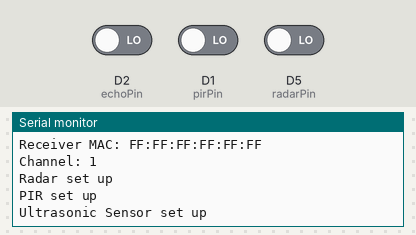
Bench run of a sketch on a simulated ESP8266 (Wemos D1 mini). Shown: the last lines printed to the serial monitor. The test bench sets the inputs (shaded band); at power-on: D1 (pirPin) LOW, D5 (radarPin) LOW, D2 (echoPin) LOW.

Above: at 6.2 s.
6.3 s: D1 (pirPin) driven HIGH
At 7.5 s:
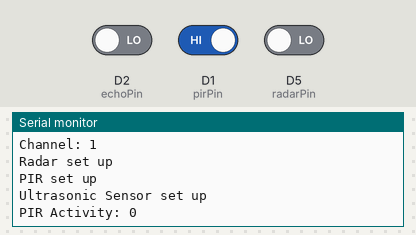
7.8 s: D5 (radarPin) driven HIGH
At 9.3 s:
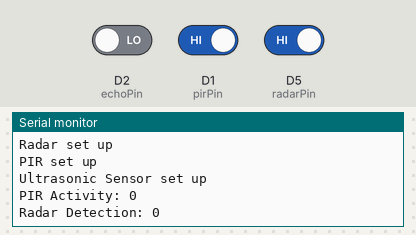

Measured:
- after the input at 6.3 s, the serial monitor: prints a new line at once (image 1)
- after the input at 7.8 s, the serial monitor: prints a new line after 0.71 s (image 2)

The sketch:

sensorSend.ino
```cpp
/*
 * Reads Radar, PIR, and distance sensors and then sends C struct messages from ESP8266 to ESP8266 using ESP-NOW
 * NOTE: Security is not set in this example
 *
 * Frank Milburn, April 2018
 * Tested with Arduino 1.8.4 and Wemos D1 mini
 *
 * Based on code from the following:
 * https://github.com/SensorsIot/ESP-Now-Tests by Andreas Spiess
 * https://github.com/HarringayMakerSpace/ESP-Now by Anthony Elder
 */
#include <ESP8266WiFi.h>
extern "C" {
#include <espnow.h>
}

// Insert the MAC Address of the receiver ESP(s) that will receive the messages
uint8_t recMAC[] = {0xFF, 0xFF, 0xFF, 0xFF, 0xFF, 0xFF};
#define WIFI_CHANNEL 1                                                         // Set channel from 1 to 14

// Set up a struct to store the text and numbers that will be sent - use packed for the smallest possible alignment for bytes
// All receiving ESP(s) must also have this structure.
#define MSG_LEN 40
struct __attribute__((packed)) MSG {
  char text[MSG_LEN];
  unsigned long value;
  unsigned int led;
};
MSG radarMsg;
MSG pirMsg;
MSG sonicMsg;
int msgSize = sizeof(radarMsg);                                                  // NOTE:  must be less than 250 bytes!

// Radar
const unsigned int radarPin = D5;
boolean            lastRadarState = 0;
unsigned long      radarCount = 0;

// PIR
const unsigned int pirPin = D1;
boolean            lastPirState = 0;
unsigned long      pirCount = 0;

// Ultrasonic
const unsigned int trigPin = D3;
const unsigned int echoPin = D2;
unsigned long      lastEchoDistance = 0;

void setup() {
  // Serial
  Serial.begin(115200);
  Serial.println("\n\nStarting ESP-NOW Sender");
  Serial.print  ("Message size (bytes) is: ");
  Serial.println(msgSize);
  Serial.println("");

  // ESP-NOW
  WiFi.mode(WIFI_STA);                                                          // Place in station mode for ESP-NOW sender node
  WiFi.disconnect();                                                            // Make sure disconnected from WiFi

  Serial.print("Sender MAC:   ");                                               // Serial print sender MAC
  Serial.println(WiFi.macAddress().c_str());
  Serial.print("Receiver MAC: ");                                               // Serial print receiver MAC
  for (int i = 0; i < 6; i++){
    Serial.print(recMAC[i], HEX);
    if (i < 5){
      Serial.print(":");
    }
  }
  Serial.print("\nChannel: ");                                                  // Serial print the channel
  Serial.println(WIFI_CHANNEL);
  Serial.println("");

  if (esp_now_init() != 0) {                                                    // Halt execution if init failed
    Serial.println("ESP-NOW init failed");
    while(1);
  }
  esp_now_set_self_role(ESP_NOW_ROLE_CONTROLLER);                               // Sender is in controller role
  esp_now_add_peer(recMAC, ESP_NOW_ROLE_SLAVE, WIFI_CHANNEL, NULL, 0);          // Sends to MAC of receiver in slave role
                                                                                // Note that multiple peers can be added

  // Radar
  pinMode(radarPin, INPUT);
  digitalRead(radarPin);
  strcpy(radarMsg.text, "Radar Detection: ");                                   // Initialize the text messages
  radarMsg.value = 0;                                                           // and values to be sent
  radarMsg.led = 0;
  Serial.println("Radar set up");

  // PIR
  pinMode(pirPin, INPUT);
  digitalRead(pirPin);
  strcpy(pirMsg.text, "PIR Activity: ");
  pirMsg.value = 0;
  pirMsg.led = 1;
  Serial.println("PIR set up");

  // Ultrasonic Distance
  pinMode(trigPin, OUTPUT);
  pinMode(echoPin, INPUT);
  strcpy(sonicMsg.text, "Ultrasonic Distance (cm): ");
  sonicMsg.value = 0;
  sonicMsg.led = 2;
  Serial.println("Ultrasonic Sensor set up");

  delay(5000);                  // let things settle
  Serial.println("");
}

void loop() {

  unsigned char store[msgSize];                                                     // ESP-NOW buffer stored as unsigned char

  // Radar
  boolean radarTrap = false;
  radarTrap = digitalRead(radarPin);
  if (radarTrap == true){
    if (lastRadarState == false){
      radarCount++;
      lastRadarState = true;
      Serial.print(radarMsg.text);
      Serial.println(radarMsg.value);
      memcpy(&store, &radarMsg, msgSize);                                           // for transmission (req'd by ESP-NOW)
      esp_now_send(NULL, store, msgSize);                                           // NULL sends to all peers
      radarMsg.value++;                                                             // msg value is just a counter
    }
  }
  else {
    lastRadarState = false;
  }

  // PIR
  boolean pirTrip;
  pirTrip = digitalRead(pirPin);
  if (pirTrip == true){
    if (lastPirState == false){
      pirCount++;
      lastPirState = true;
      Serial.print(pirMsg.text);
      Serial.println(pirMsg.value);
      memcpy(&store, &pirMsg, msgSize);                                             // for transmission (req'd by ESP-NOW)
      esp_now_send(NULL, store, msgSize);                                           // NULL sends to all peers
      pirMsg.value++;                                                               // msg value is just a counter
    }
  }
  else {
    lastPirState = false;
  }

  // Ultrasonic
  if ((lastRadarState == true) || (lastPirState == true)){                          // check for change in distance
    unsigned long pulseLength;
    digitalWrite(trigPin, LOW);                                                     // send low to get a clean pulse
    delayMicroseconds(5);                                                           // let it settle
    digitalWrite(trigPin, HIGH);                                                    // send high to trigger device
    delayMicroseconds(10);                                                          // let it settle
    pulseLength = pulseIn(echoPin, HIGH);                                           // measure pulse coming back
    sonicMsg.value = pulseLength / 58;                                              // calculate distance (cm)
    if ((sonicMsg.value - lastEchoDistance) > 10){                                  // check for change in distance
      if ((sonicMsg.value > 0) && (sonicMsg.value < 500)){                          // check for reasonable values
        lastEchoDistance = sonicMsg.value;
        Serial.print(sonicMsg.text);
        Serial.println(sonicMsg.value);
        memcpy(&store, &sonicMsg, msgSize);                                         // for transmission (req'd by ESP-NOW)
        esp_now_send(NULL, store, msgSize);                                         // NULL sends to all peers
      }
    }
  }
  delay(100);
}
```
